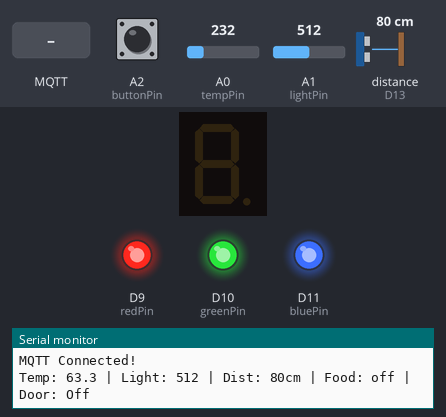
The sketch below on a simulated Arduino Uno R4 WiFi. On the bench: 1-digit seven-segment display, output pins drawn as LEDs (lit = HIGH), the last lines printed to the serial monitor. Wiring (inferred from the names in the program): ultrasonic range finder: trigger D12; echo D13; 1-digit 7-segment display, segments lit when HIGH: segments D2, D3, D4, D5, D6, D7, D8. The test bench sets the inputs (shaded band); at power-on: distance to the obstacle (sensor on D13) 80 cm, A0 (tempPin) = 232, A1 (lightPin) = 512, A2 (buttonPin) HIGH. The echo pulse lasts 58.3 µs per cm; WiFi joins after 1.5 s; servers stay silent unless stated; no MQTT or app messages arrive unless stated; the segment pins are drawn as the display they are named for; pins used as bus, display or sensor lines are not drawn.

Above: at 2.7 s.
2.8 s: MQTT message "0" arrives on the second subscribed topic
At 4.0 s:
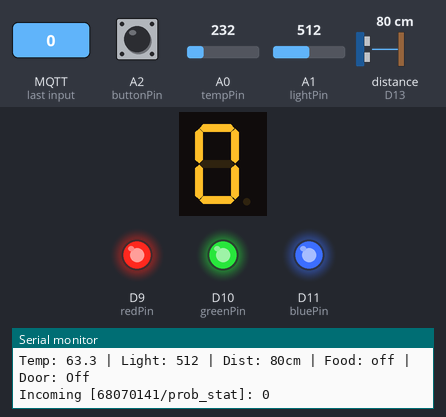
4.3 s: MQTT message "5" arrives on the second subscribed topic
At 5.2 s:
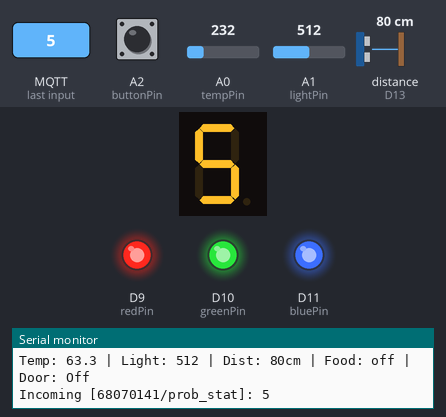
5.8 s: MQTT message "1" arrives on the second subscribed topic
At 6.4 s:
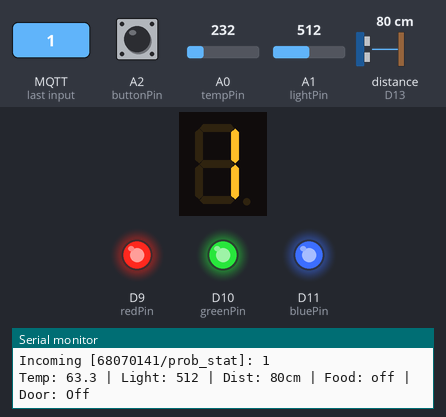
7.3 s: distance to the obstacle (sensor on D13) set to 22 cm
8.8 s: distance to the obstacle (sensor on D13) set to 19 cm
Timing chart, 0 to 11.8 s (numbered marks = the images above; inputs shaded):
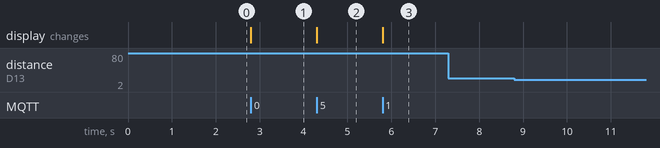

The sketch:

03_MQTT_All_In_One_Exam.ino
```cpp
// โค้ดสอบจริง MQTT รวมครบทั้ง 6 ข้อ (Publish 4 ข้อ + Subscribe 2 ข้อ)
#include <WiFiS3.h>
#include <MQTTClient.h>
#include <math.h>

// ================= 1. แก้ชื่อ WiFi ตรงนี้ =================
const char WIFI_SSID[]      = "YOUR_WIFI_SSID";
const char WIFI_PASSWORD[]  = "YOUR_WIFI_PASSWORD";

const char MQTT_BROKER[]    = "phycom.it.kmitl.ac.th";
const int  MQTT_PORT        = 1883; // บอร์ด Arduino ต้องใช้ 1883 เสมอ!
const char MQTT_CLIENT_ID[] = "UnoR4_68070141_Exam";

// ================= 2. ชื่อ Topics ทั้งหมด =================
const char TOPIC_TEMP[]      = "68070141/temp";
const char TOPIC_LIGHT[]     = "68070141/light";
const char TOPIC_FOOD[]      = "68070141/food";
const char TOPIC_DOOR[]      = "68070141/door";
const char TOPIC_VENUS[]     = "68070141/venus";
const char TOPIC_PROB_STAT[] = "68070141/prob_stat";

// ================= 3. กำหนดขา Pin =================
const int segPins[7] = {2, 3, 4, 5, 6, 7, 8}; // a, b, c, d, e, f, g
const int redPin     = 9;
const int greenPin   = 10;
const int bluePin    = 11;
const int trigPin    = 12;
const int echoPin    = 13;
const int tempPin    = A0;
const int lightPin   = A1;
const int buttonPin  = A2;

const int num_array[10][7] = {
  {1, 1, 1, 1, 1, 1, 0}, // 0
  {0, 1, 1, 0, 0, 0, 0}, // 1
  {1, 1, 0, 1, 1, 0, 1}, // 2
  {1, 1, 1, 1, 0, 0, 1}, // 3
  {0, 1, 1, 0, 0, 1, 1}, // 4
  {1, 0, 1, 1, 0, 1, 1}, // 5
  {1, 0, 1, 1, 1, 1, 1}, // 6
  {1, 1, 1, 0, 0, 0, 0}, // 7
  {1, 1, 1, 1, 1, 1, 1}, // 8
  {1, 1, 1, 1, 0, 1, 1}  // 9
};

WiFiClient network;
MQTTClient mqtt(256);
unsigned long lastPublishTime = 0;

// ================= 4. ฟังก์ชันสั่งงานไฟ & อ่านเซ็นเซอร์ =================
void setColor(int r, int g, int b) {
  analogWrite(redPin,   255 - r); // Common Anode (ถ้าเจอ Common Cathode ให้ลบ 255 - ออก)
  analogWrite(greenPin, 255 - g);
  analogWrite(bluePin,  255 - b);
}

void displayDigit(int digit) {
  if (digit < 0 || digit > 9) return;
  for (int i = 0; i < 7; i++) {
    digitalWrite(segPins[i], num_array[digit][i]);
  }
}

long readDistanceCm() {
  digitalWrite(trigPin, LOW);
  delayMicroseconds(2);
  digitalWrite(trigPin, HIGH);
  delayMicroseconds(10);
  digitalWrite(trigPin, LOW);
  long pulseWidth = pulseIn(echoPin, HIGH, 30000);
  if (pulseWidth == 0) return 999;
  return pulseWidth / 29 / 2;
}

float readTemperatureC() {
  // แบบที่ 1: TMP36 / MCP9700 (3 ขา)
  int raw = analogRead(tempPin);
  float voltage = raw * (5.0 / 1024.0);
  return (voltage - 0.5) * 100.0;

  /* แบบที่ 2: ถ้าได้ Thermistor (2 ขา) ให้ใช้บล็อกนี้แทน:
  int adc = analogRead(tempPin);
  float Vout = adc * (5.0 / 1023.0);
  float R = (330.0 * Vout) / (5.0 - Vout);
  return (1.0 / ((1.0 / 298.15) + (log(R / 10000.0) / 3950.0))) - 273.15;
  */
}

// ================= 5. ฟังก์ชันรับค่า Subscribe =================
void messageReceived(String &topic, String &payload) {
  Serial.println("Incoming [" + topic + "]: " + payload);

  if (topic == TOPIC_VENUS) {
    int venusTemp = payload.toInt();
    if (venusTemp >= 36 && venusTemp <= 50) {
      setColor(255, 0, 0); // 36 - 50 -> แดง
    } else if (venusTemp >= 26 && venusTemp <= 35) {
      setColor(0, 0, 255); // 26 - 35 -> น้ำเงิน
    } else if (venusTemp >= 10 && venusTemp <= 25) {
      setColor(0, 255, 0); // 10 - 25 -> เขียว
    }
  }

  if (topic == TOPIC_PROB_STAT) {
    int digit = payload.toInt();
    displayDigit(digit);
  }
}

// ================= 6. เชื่อมต่อ WiFi & MQTT =================
void connectToWiFiAndMQTT() {
  if (WiFi.status() != WL_CONNECTED) {
    Serial.print("Connecting WiFi...");
    WiFi.begin(WIFI_SSID, WIFI_PASSWORD);
    while (WiFi.status() != WL_CONNECTED) {
      delay(500);
      Serial.print(".");
    }
    Serial.println("\nWiFi Connected!");
  }

  if (!mqtt.connected()) {
    Serial.print("Connecting MQTT...");
    while (!mqtt.connect(MQTT_CLIENT_ID)) {
      delay(500);
      Serial.print(".");
    }
    Serial.println("\nMQTT Connected!");
    mqtt.subscribe(TOPIC_VENUS);
    mqtt.subscribe(TOPIC_PROB_STAT);
  }
}

// ================= 7. Setup & Loop =================
void setup() {
  Serial.begin(9600);
  for (int i = 0; i < 7; i++) pinMode(segPins[i], OUTPUT);
  pinMode(redPin, OUTPUT);
  pinMode(greenPin, OUTPUT);
  pinMode(bluePin, OUTPUT);
  pinMode(trigPin, OUTPUT);
  pinMode(echoPin, INPUT);
  pinMode(buttonPin, INPUT_PULLUP);

  setColor(0, 0, 0);
  mqtt.begin(MQTT_BROKER, MQTT_PORT, network);
  mqtt.onMessage(messageReceived);
  connectToWiFiAndMQTT();
}

void loop() {
  mqtt.loop();
  if (!mqtt.connected()) {
    connectToWiFiAndMQTT();
  }

  if (millis() - lastPublishTime >= 2000) {
    lastPublishTime = millis();

    float tempC = readTemperatureC();
    int lightVal = analogRead(lightPin);
    long distance = readDistanceCm();
    bool isPressed = (digitalRead(buttonPin) == LOW);

    String foodMsg = (distance > 20) ? "off" : "on";
    String doorMsg = (distance >= 20 && isPressed) ? "On" : "Off";

    mqtt.publish(TOPIC_TEMP,  String(tempC, 1));
    mqtt.publish(TOPIC_LIGHT, String(lightVal));
    mqtt.publish(TOPIC_FOOD,  foodMsg);
    mqtt.publish(TOPIC_DOOR,  doorMsg);

    Serial.print("Temp: "); Serial.print(tempC, 1);
    Serial.print(" | Light: "); Serial.print(lightVal);
    Serial.print(" | Dist: "); Serial.print(distance);
    Serial.print("cm | Food: "); Serial.print(foodMsg);
    Serial.print(" | Door: "); Serial.println(doorMsg);
  }
}
```

Measured:
- after the input at 2.8 s, the display: changes at once (image 1)
- after the input at 4.3 s, the display: changes at once (image 2)
- after the input at 5.8 s, the display: changes at once (image 3)
